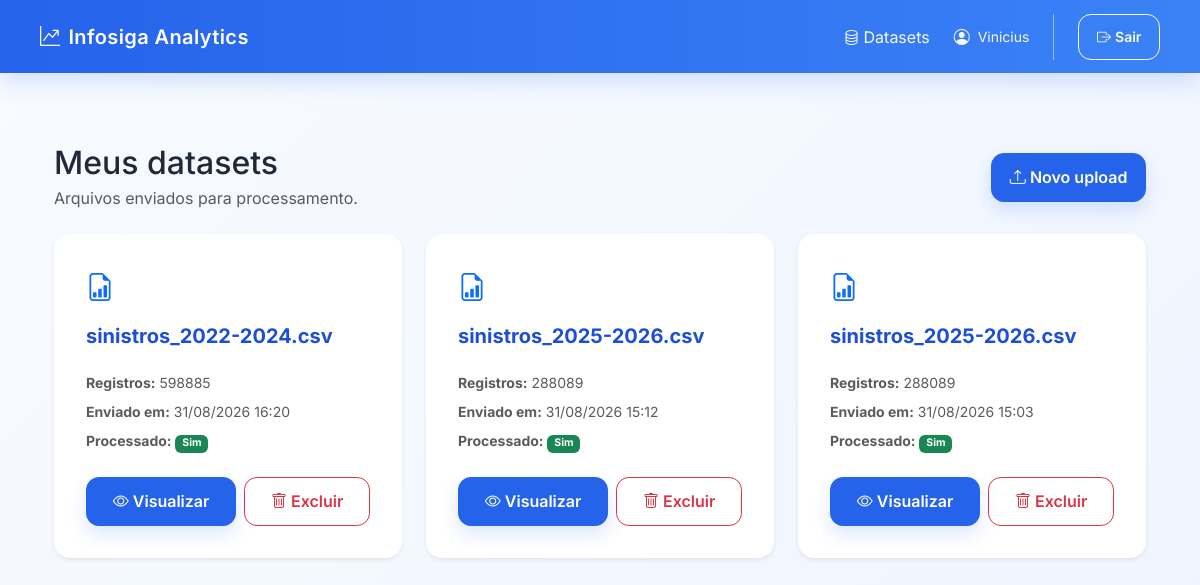
/datasets/ (signed in), run on an earlier commit of the app's database.
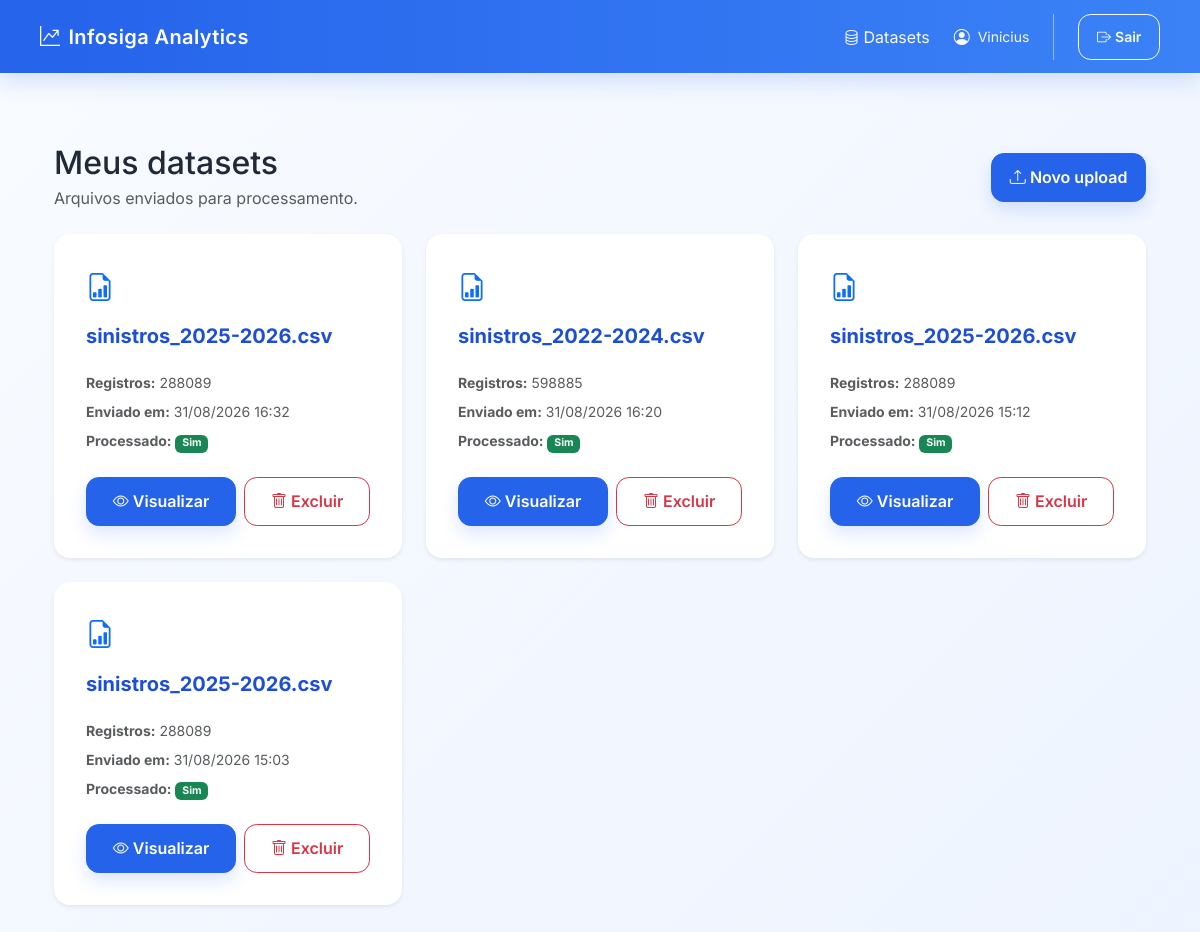
And on a later commit of the database.
### analytics/models.py (models this page shows, shortened)
class Dataset(models.Model):
    usuario = models.ForeignKey(
        settings.AUTH_USER_MODEL,
        on_delete=models.CASCADE,
        related_name="datasets",
    )
    nome_original = models.CharField(
        max_length=255
    )
    arquivo = models.FileField(
        upload_to="datasets/"
    )
    quantidade_registros = models.PositiveIntegerField(
        default=0
    )
    criado_em = models.DateTimeField(
        auto_now_add=True
    )
    atualizado_em = models.DateTimeField(
        auto_now=True
    )
    resultado_processado = models.FileField(
        upload_to="datasets/processed/",
        null=True,
        blank=True,
    )

### analytics/views/datasets.py (the view)
# urls.py: path("datasets/", dataset_list, name="dataset_list"),
@login_required
def dataset_list(request):
    datasets = DatasetService.list_for_user(request.user)
    return render(
        request,
        "analytics/datasets/list.html",
        {
            "datasets": datasets,
        },
    )

### analytics/persistence/datasets.py (called while the page is built)
def list_datasets_for_user(usuario):
    return (
        Dataset.objects
        .filter(usuario=usuario)
        .order_by("-criado_em")
    )

### analytics/services/dataset_service.py (called while the page is built)
    @staticmethod
    def list_for_user(usuario):
        return dataset_persistence.list_datasets_for_user(usuario)

### analytics/templates/analytics/datasets/list.html (shortened to what this page needs)
{% extends "analytics/base.html" %}
{% block content %}
<div class="container py-4">
    <div class="d-flex justify-content-between align-items-center mb-4">
        <div>
            <h2 class="mb-1">Meus datasets</h2>
            <p class="text-muted mb-0">
                Arquivos enviados para processamento.
            </p>
        </div>
        <a href="{% url 'home' %}" class="btn btn-primary">
            <i class="bi bi-upload"></i>
            Novo upload
        </a>
    </div>
    {% if datasets %}
    <div class="row g-4">
        {% for dataset in datasets %}
        <div class="col-md-6 col-lg-4">
            <div class="card shadow-sm border-0 h-100">
                <div class="card-body d-flex flex-column">
                    <div class="d-flex align-items-start justify-content-between mb-3">
                        <div class="text-primary fs-3">
                            <i class="bi bi-file-earmark-bar-graph"></i>
                        </div>
                    </div>
                    <h5 class="card-title text-break">
                        {{ dataset.nome_original }}
                    </h5>
                    <div class="text-muted small mt-3 mb-4">
                        <div class="mb-2">
                            <strong>Registros:</strong>
                            {{ dataset.quantidade_registros }}
                        </div>
                        <div class="mb-2">
                            <strong>Enviado em:</strong>
                            {{ dataset.criado_em|date:"d/m/Y H:i" }}
                        </div>
                        <div>
                            <strong>Processado:</strong>
                            {% if dataset.resultado_processado %}
                            <span class="badge bg-success">Sim</span>
                            {% else %}
                            <span class="badge bg-secondary">Não</span>
                            {% endif %}
                        </div>
                    </div>
                    <div class="mt-auto d-flex gap-2">
                        <a href="{% url 'dataset_detail' dataset.id %}" class="btn btn-primary flex-fill">
                            <i class="bi bi-eye"></i>
                            Visualizar
                        </a>
                        <form method="post" action="{% url 'dataset_delete' dataset.id %}" class="flex-fill" onsubmit="return confirm(
            'Tem certeza que deseja excluir este dataset?'
        );">
                            <button type="submit" class="btn btn-outline-danger w-100">
                                <i class="bi bi-trash"></i>
                                Excluir
                            </button>
                        </form>
                    </div>
                </div>
            </div>
        </div>
        {% endfor %}
    </div>
    {% endif %}
</div>
{% endblock %}

What changed in the data, as far as the page shows it:
added Dataset: nome_original "sinistros_2025-2026.csv", quantidade_registros "288089", criado_em "31/08/2026 16:32", shows "Sim"
